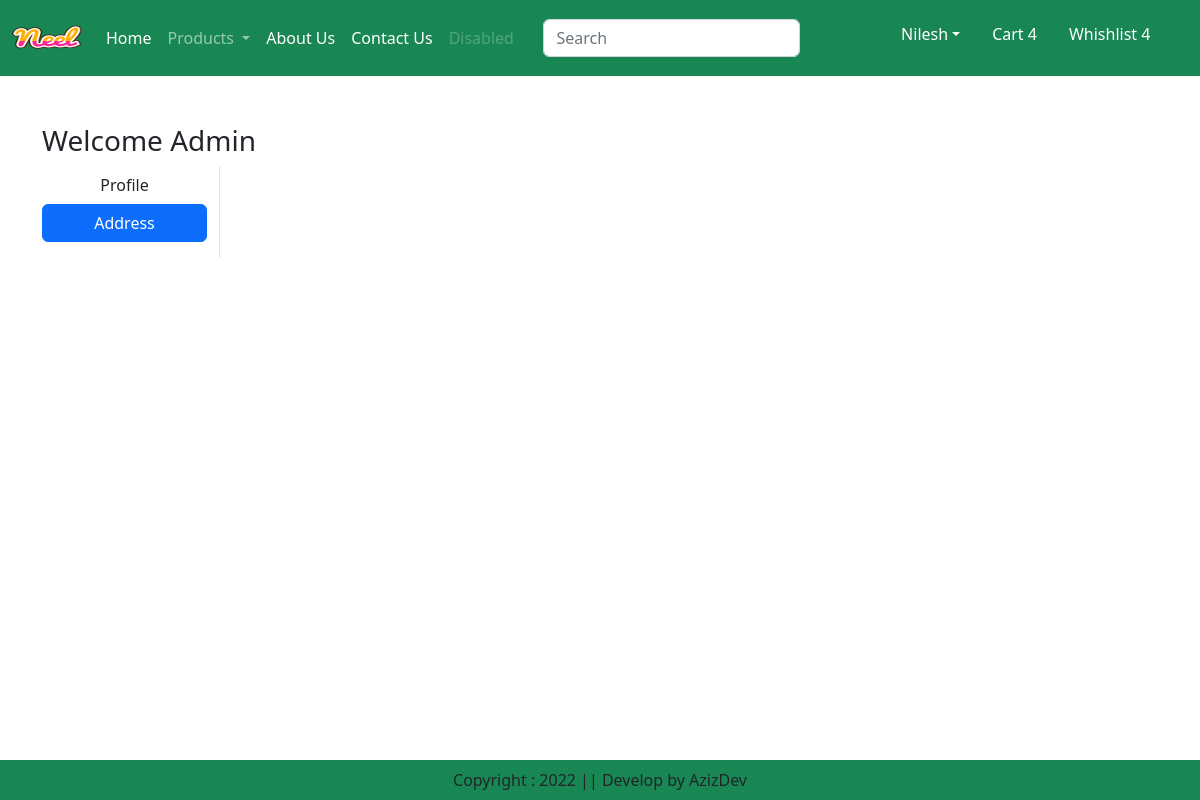
/address/ (signed in), run on an earlier commit of the app's database.
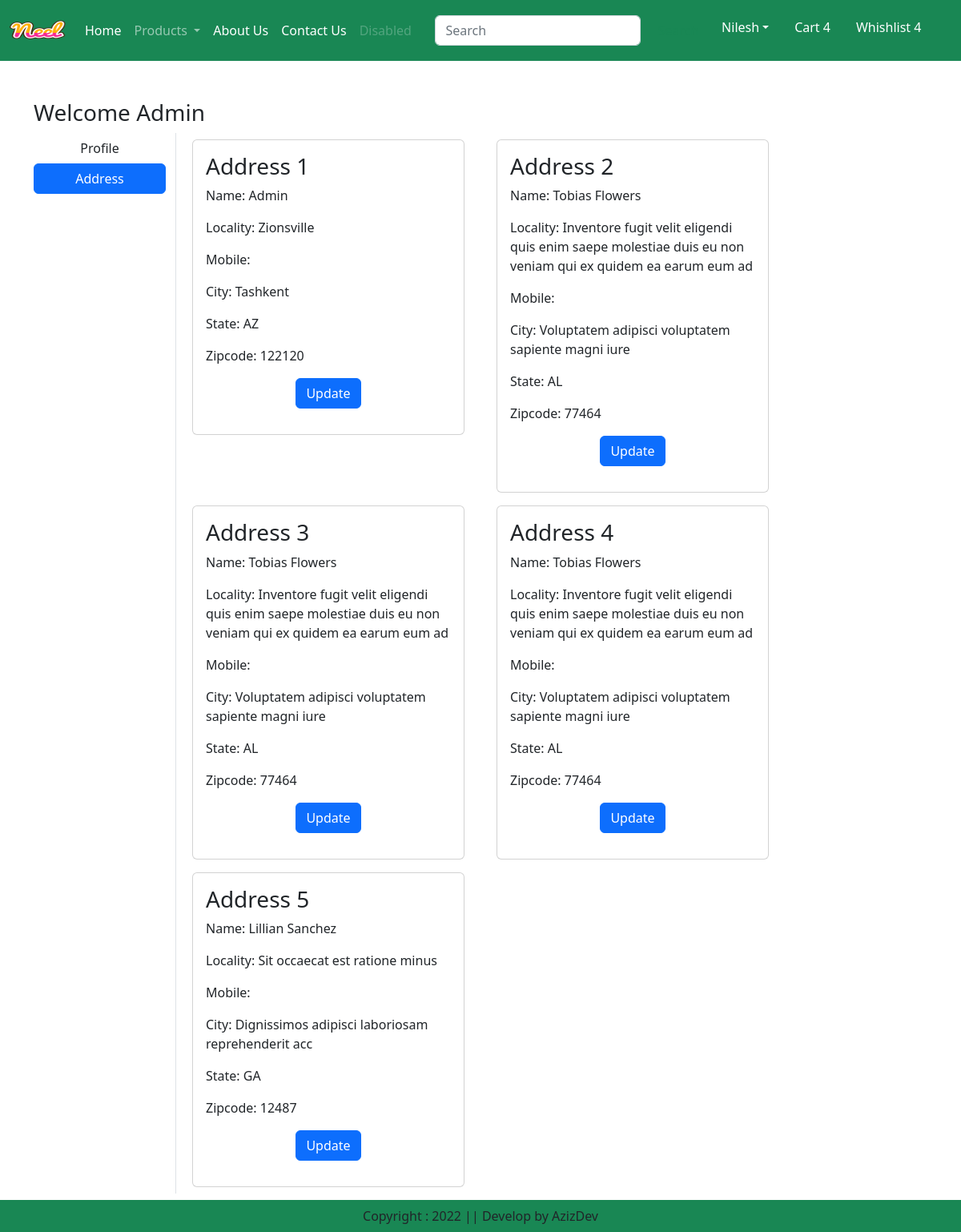
And on a later commit of the database.
### app/models.py (models this page shows, shortened)
class Customer(models.Model):
    user = models.ForeignKey(User,on_delete=models.CASCADE)
    name = models.CharField(max_length=200)
    locality = models.CharField(max_length=200)
    city = models.CharField(max_length=50)
    mobile = models.IntegerField(default=0)
    zipcode = models.IntegerField()
    state = models.CharField(choices=STATE_CHOICES,max_length=100)

### app/views.py (the view)
# urls.py: path('address/', views.address,name="address"),
def address(request):
    add = Customer.objects.filter(user=request.user)
    return render(request, 'app/address.html',locals())

### app/templates/app/address.html (shortened to what this page needs)
{% extends 'app/base.html' %}
{% load static %}
{% block main-content %}
<div class="container my-5">
        <div class="row">
            <h3>Welcome <span class="text-capitalize">{{ request.user }}</span></h3>
            <div class="col-sm-2 border-end">
                <ul class="list-unstyled">
                    <li class="d-grid"><a href="{% url 'profile' %}" class="btn">Profile</a></li>
                    <li class="d-grid"><a href="{% url 'address' %}" class="btn btn-primary">Address</a></li>
                </ul>
            </div>
            <div class="col-sm-8 offset-m1">
                <div class="row">
                    {% for ad in add %}
                    <div class="col-sm-6">
                        <div class="card m-2">
                            <div class="card-body">
                                <h3>Address {{ forloop.counter }}</h3>
                                <p>Name: {{ ad.name }} </p>
                                <p>Locality: {{ ad.locality }} </p>
                                <p>Mobile: {{ ad.mobile_number}} </p>
                                <p>City: {{ ad.city }} </p>
                                <p>State: {{ ad.state }} </p>
                                <p>Zipcode: {{ ad.zipcode }} </p>
                                <p class="text-center"><a href="{% url 'updateAddress' pk=ad.id %}" type="button" class="btn btn-primary">Update</a></p>
                            </div>
                        </div>
                    </div>
                    {% endfor %}
                </div>
            </div>
        </div>
    </div>
{% endblock main-content %}

### app/templates/app/base.html (shortened to what this page needs)
<!DOCTYPE html>
{% load static %}
<html lang="en">
  <head>
    <link
      href="https://cdn.jsdelivr.net/npm/bootstrap@5.2.3/dist/css/bootstrap.min.css"
      rel="stylesheet"
    />
    <link
      rel="stylesheet"
      href=" {% static 'app/css/owl.carousel.min.css' %}"
    />
    <link rel="stylesheet" href=" {% static 'app/css/all.min.css' %}" />
    <link rel="stylesheet" href=" {% static 'app/css/style.css' %}" />
  </head>
  <body>
    <nav class="navbar navbar-expand-lg navbar-dark bg-success">
      <div class="container-fluid">
        <a class="navbar-brand" href="#">
          <img src="{% static 'app/images/neel.png' %}" width="70" height="50">
        </a>
        <div class="collapse navbar-collapse" id="navbarSupportedContent">
          <ul class="navbar-nav me-auto mb-2 mb-lg-0">
            {% if request.user.is_authenticated %}
            <li class="nav-item">
              <a class="nav-link active" aria-current="page" href="/">Home</a>
            </li>
            <li class="nav-item dropdown">
              <a class="nav-link dropdown-toggle" href="#" role="button" data-bs-toggle="dropdown" aria-expanded="false">
                Products
              </a>
            </li>
            <li class="nav-item">
              <a class="nav-link text-white" href="{% url 'about' %}">About Us</a>
            </li>
            <li class="nav-item">
              <a class="nav-link text-white" href="{% url 'contact' %}">Contact Us</a>
            </li>
            <li class="nav-item">
              <a class="nav-link disabled">Disabled</a>
            </li>
          </ul>
          <form class="d-flex" role="search">
            <input class="form-control me-2" type="search" placeholder="Search" aria-label="Search">
            <button class="btn btn-outline-success" type="submit">Search</button>
          </form>
          <ul class="navbar-nav me-auto mb-2 mb-1g-0">
            <li class="nav-item dropdown mx-2">
            <a class="nav-link dropdown-toggle text-white" href="#"
            id="profileDropdown" role="button" data-bs-toggle="dropdown"
            aria-expanded="false">Nilesh</a>
            </li>
            <li class="nav-item mx-2">
              <a href="#" class="nav-link text-white">Cart 4</a>
            </li>
            <li class="nav-item mx-2">
              <a href="#" class="nav-link text-white">Whishlist 4</a>
            </li>
          {% endif %}
            </ul>
        </div>
      </div>
    </nav>
    {% block main-content %}{% endblock main-content %}
    <footer class="container-fluid fixed-bottom bg-success text-center p-2 mt-5">
      Copyright : 2022 || Develop by AzizDev
    </footer>
  </body>
</html>

What changed in the data, as far as the page shows it:
added Customer: name "Admin", locality "Zionsville", city "Tashkent", state "AZ", zipcode "122120"
added Customer: name "Tobias Flowers", locality "Inventore fugit velit eligendi quis enim saepe molestiae duis eu non veniam qui ex quidem ea earum eum ad", city "Voluptatem adipisci voluptatem sapiente magni iure", state "AL", zipcode "77464"
added Customer: name "Tobias Flowers", locality "Inventore fugit velit eligendi quis enim saepe molestiae duis eu non veniam qui ex quidem ea earum eum ad", city "Voluptatem adipisci voluptatem sapiente magni iure", state "AL", zipcode "77464"
added Customer: name "Tobias Flowers", locality "Inventore fugit velit eligendi quis enim saepe molestiae duis eu non veniam qui ex quidem ea earum eum ad", city "Voluptatem adipisci voluptatem sapiente magni iure", state "AL", zipcode "77464"
added Customer: name "Lillian Sanchez", locality "Sit occaecat est ratione minus", city "Dignissimos adipisci laboriosam reprehenderit acc", state "GA", zipcode "12487"
